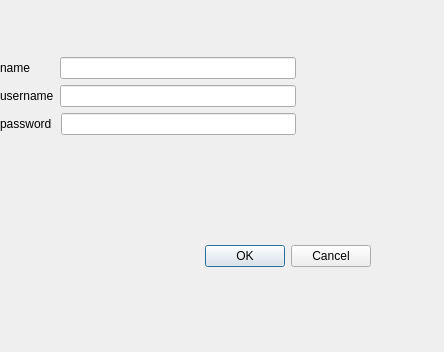
<?xml version="1.0" encoding="UTF-8"?>
<ui version="4.0">
 <class>Signup</class>
 <widget class="QDialog" name="Signup">
  <property name="geometry">
   <rect>
    <x>0</x>
    <y>0</y>
    <width>444</width>
    <height>352</height>
   </rect>
  </property>
  <property name="windowTitle">
   <string>Dialog</string>
  </property>
  <widget class="QDialogButtonBox" name="signup_ok">
   <property name="geometry">
    <rect>
     <x>30</x>
     <y>240</y>
     <width>341</width>
     <height>32</height>
    </rect>
   </property>
   <property name="orientation">
    <enum>Qt::Horizontal</enum>
   </property>
   <property name="standardButtons">
    <set>QDialogButtonBox::Cancel|QDialogButtonBox::Ok</set>
   </property>
  </widget>
  <widget class="QWidget" name="">
   <property name="geometry">
    <rect>
     <x>0</x>
     <y>50</y>
     <width>296</width>
     <height>93</height>
    </rect>
   </property>
   <layout class="QGridLayout" name="gridLayout">
    <item row="0" column="0">
     <layout class="QHBoxLayout" name="horizontalLayout_4">
      <item>
       <layout class="QVBoxLayout" name="verticalLayout_2"/>
      </item>
      <item>
       <layout class="QVBoxLayout" name="verticalLayout">
        <item>
         <layout class="QHBoxLayout" name="horizontalLayout">
          <item>
           <widget class="QLabel" name="label">
            <property name="text">
             <string>name       </string>
            </property>
           </widget>
          </item>
          <item>
           <widget class="QLineEdit" name="lineEdit_name">
            <property name="text">
             <string/>
            </property>
           </widget>
          </item>
         </layout>
        </item>
        <item>
         <layout class="QHBoxLayout" name="horizontalLayout_2">
          <item>
           <widget class="QLabel" name="label_2">
            <property name="text">
             <string>username</string>
            </property>
           </widget>
          </item>
          <item>
           <widget class="QLineEdit" name="lineEdit_2"/>
          </item>
         </layout>
        </item>
        <item>
         <layout class="QHBoxLayout" name="horizontalLayout_3">
          <item>
           <widget class="QLabel" name="label_3">
            <property name="text">
             <string>password </string>
            </property>
           </widget>
          </item>
          <item>
           <widget class="QLineEdit" name="lineEdit_3"/>
          </item>
         </layout>
        </item>
       </layout>
      </item>
     </layout>
    </item>
    <item row="0" column="1">
     <layout class="QVBoxLayout" name="verticalLayout_3"/>
    </item>
   </layout>
  </widget>
 </widget>
 <resources/>
 <connections>
  <connection>
   <sender>signup_ok</sender>
   <signal>accepted()</signal>
   <receiver>Signup</receiver>
   <slot>accept()</slot>
   <hints>
    <hint type="sourcelabel">
     <x>248</x>
     <y>254</y>
    </hint>
    <hint type="destinationlabel">
     <x>157</x>
     <y>274</y>
    </hint>
   </hints>
  </connection>
  <connection>
   <sender>signup_ok</sender>
   <signal>rejected()</signal>
   <receiver>Signup</receiver>
   <slot>reject()</slot>
   <hints>
    <hint type="sourcelabel">
     <x>316</x>
     <y>260</y>
    </hint>
    <hint type="destinationlabel">
     <x>286</x>
     <y>274</y>
    </hint>
   </hints>
  </connection>
 </connections>
</ui>
